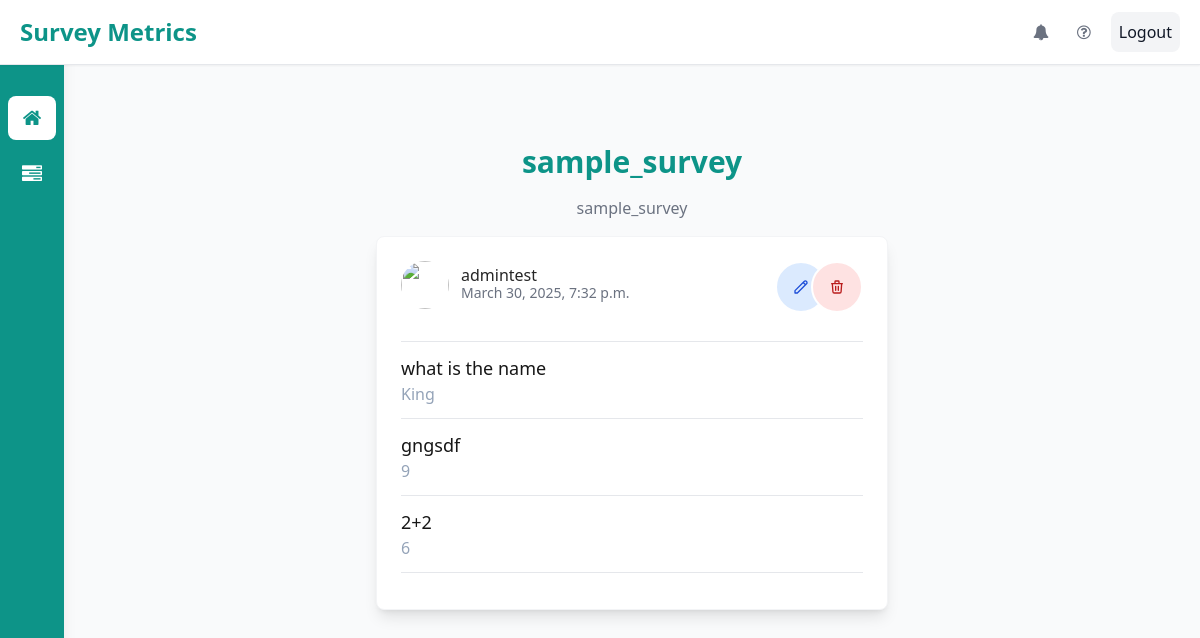
The page /detail/result/20/ (signed in) on the database its author committed.
### djf_surveys/models.py (models this page shows, shortened)
class BaseModel(models.Model):
    created_at = models.DateTimeField(auto_now_add=True)
    updated_at = models.DateTimeField(auto_now=True)
    class Meta:
        abstract = True

class Survey(BaseModel):
    name = models.CharField(_("name"), max_length=200)
    description = models.TextField(_("description"), default='')
    slug = models.SlugField(_("slug"), max_length=225, default='')
    valid_until = models.DateTimeField(_("valid until"), blank=True, null=True,
                                       help_text=_("Specify the expiration date for this survey."))
    editable = models.BooleanField(_("editable"), default=True,
                                   help_text=_("If False, user can't edit record."))
    deletable = models.BooleanField(_("deletable"), default=True,
                                    help_text=_("If False, user can't delete record."))
    duplicate_entry = models.BooleanField(_("mutiple submissions"), default=False,
                                          help_text=_("If True, user can resubmit."))
    private_response = models.BooleanField(_("private response"), default=False,
                                           help_text=_("If True, only admin and owner can access."))
    can_anonymous_user = models.BooleanField(_("anonymous submission"), default=False,
                                             help_text=_("If True, user without authentatication can submit."))
    notification_to = models.TextField(_("Notification To"), blank=True, null=True,
                                       help_text=_("Enter your email to be notified when the form is submitted"))
    success_page_content = models.TextField(
        _("Success Page Content"), blank=True, null=True,
        help_text=_("You can override success page content at here. Support HTML syntax")
    )
    start_date = models.DateTimeField(
        _("start date"), blank=True, null=True,
        help_text=_("Date and time when the survey becomes available. Leave blank for immediate availability.")
    )
    end_date = models.DateTimeField(
        _("end date"), blank=True, null=True,
        help_text=_("Date and time when the survey expires. Leave blank for no expiration.")
    )
    target_responses = models.PositiveIntegerField(
        _("target responses"),
        default=100,
        help_text=_("Target number of responses for this survey")
    )
    class Meta:
        verbose_name = _("survey")
        verbose_name_plural = _("surveys")

class UserAnswer(BaseModel):
    survey = models.ForeignKey(Survey, on_delete=models.CASCADE, verbose_name=_("survey"))
    user = models.ForeignKey(get_user_model(), blank=True, null=True, on_delete=models.CASCADE, verbose_name=_("user"))
    class Meta:
        verbose_name = _("user answer")
        verbose_name_plural = _("user answers")
        ordering = ["-updated_at"]
    def get_user_photo(self):
        default_photo = "https://cdn.pixabay.com/photo/2015/10/05/22/37/blank-profile-picture-973460_960_720.png"
        if app_settings.SURVEY_USER_PHOTO_PROFILE:
            try:
                return eval(app_settings.SURVEY_USER_PHOTO_PROFILE)
            except:
                return default_photo
        return default_photo

class Answer(BaseModel):
    question = models.ForeignKey(Question, related_name="answers", on_delete=models.CASCADE, verbose_name=_("question"))
    value = models.TextField(_("value"), help_text=_("The value of the answer given by the user."))
    user_answer = models.ForeignKey(UserAnswer, on_delete=models.CASCADE, verbose_name=_("user answer"))
    class Meta:
        verbose_name = _("answer")
        verbose_name_plural = _("answers")
        ordering = ["question__ordering"]
    @property
    def get_value(self):
        if self.question.type_field == TYPE_FIELD.rating:
            if not self.question.choices:  # use 5 as default for backward compatibility
                self.question.choices = 5
            return create_star(active_star=int(self.value) if self.value else 0, num_stars=int(self.question.choices))
        elif self.question.type_field == TYPE_FIELD.url:
            return mark_safe(f'<a href="{self.value}" target="_blank">{self.value}</a>')
        elif self.question.type_field == TYPE_FIELD.radio or self.question.type_field == TYPE_FIELD.select or \
                self.question.type_field == TYPE_FIELD.multi_select:
            return self.value.strip().replace("_", " ").capitalize()
        else:
            return self.value

class Question(BaseModel):
    TYPE_FIELD = [
        (TYPE_FIELD.text, _("Text")),
        (TYPE_FIELD.number, _("Number")),
        (TYPE_FIELD.radio, _("Radio")),
        (TYPE_FIELD.select, _("Select")),
        (TYPE_FIELD.multi_select, _("Multi Select")),
        (TYPE_FIELD.text_area, _("Text Area")),
        (TYPE_FIELD.url, _("URL")),
        (TYPE_FIELD.email, _("Email")),
        (TYPE_FIELD.date, _("Date")),
        (TYPE_FIELD.rating, _("Rating"))
    ]
    key = models.CharField(
        _("key"), max_length=225, unique=True, null=True, blank=True,
        help_text=_("Unique key for this question, fill in the blank if you want to use for automatic generation.")
    )
    survey = models.ForeignKey(Survey, related_name='questions', on_delete=models.CASCADE, verbose_name=_("survey"))
    label = models.CharField(_("label"), max_length=500, help_text=_("Enter your question in here."))
    type_field = models.PositiveSmallIntegerField(_("type of input field"), choices=TYPE_FIELD)
    choices = models.TextField(
        _("choices"),
        blank=True, null=True,
        help_text=_(
            "If type of field is radio, select, or multi select, fill in the options separated "
            "by commas. Ex: Male, Female.")
    )
    help_text = models.CharField(
        _("help text"),
        max_length=200, blank=True, null=True,
        help_text=_("You can add a help text in here.")
    )
    required = models.BooleanField(_("required"), default=True,
                                   help_text=_("If True, the user must provide an answer to this question."))
    ordering = models.PositiveIntegerField(_("choices"), default=0,
                                           help_text=_("Defines the question order within the surveys."))
    class Meta:
        verbose_name = _("question")
        verbose_name_plural = _("questions")
        ordering = ["ordering"]

### djf_surveys/views.py (the view)
# urls.py: path('detail/result/<int:pk>/', views.DetailResultSurveyView.as_view(), name='detail_result'),
@method_decorator(login_required, name='dispatch')
class DetailResultSurveyView(ContextTitleMixin, DetailView):
    title_page = _("Survey Result")
    template_name = "djf_surveys/detail_result.html"
    model = UserAnswer
    def get_context_data(self, **kwargs):
        context = super().get_context_data(**kwargs)
        context['object'] = self.get_object()
        context['on_detail'] = True
        return context
    def dispatch(self, request, *args, **kwargs):
        user_answer = self.get_object()
        if request.user.is_superuser or user_answer.user == request.user:
            return super().dispatch(request, *args, **kwargs)
        messages.warning(request, gettext("You don't have permission to access this page."))
        return redirect("djf_surveys:index")
    def get_title_page(self):
        return self.get_object().survey.name
    def get_sub_title_page(self):
        return self.get_object().survey.description

### djf_surveys/context_processors.py (called while the page is built)
def surveys_context(request):
    context = {
        'get_master_template': app_settings.SURVEY_MASTER_TEMPLATE,
        'chart_js_src': app_settings.CHART_JS_SRC,
        'get_type_field': get_type_field,
        'link_back_on_success_page': app_settings.SURVEY_LINK_BACK_ON_SUCCESS_PAGE
    }
    return context

### djf_surveys/mixin.py (called while the page is built)
    def get_context_data(self, **kwargs):
        if 'form' not in kwargs:
            kwargs['title'] = self.get_title_page()
            kwargs['title_page'] = self.get_title_page()
            kwargs['sub_title_page'] = self.get_sub_title_page()
        return super().get_context_data(**kwargs)

### djf_surveys/templates/djf_surveys/detail_result.html (shortened to what this page needs)
{% extends get_master_template %}
{% load djf_survey_tags static %}
{% block extra_css %}
    <link rel="stylesheet" href="{% static 'djf_surveys/te-starter/css/tw-elements.min.css' %}">
    <link rel="stylesheet" href="{% static 'djf_surveys/css/rating.css' %}"/>
{% endblock %}
{% block content %}
    <div class="max-w-screen-xl px-4 py-16 mx-auto sm:px-6 lg:px-8">
        <div class="max-w-lg mx-auto">
            <h1 class="text-2xl font-bold text-center text-teal-600 sm:text-3xl">{{ title_page }}</h1>
            <p class="max-w-md mx-auto mt-4 mb-4 text-center text-gray-500">
                {{ sub_title_page }}
            </p>
            {% include 'djf_surveys/components/card_list_answer.html' %}
        </div>
    </div>
{% endblock %}

### djf_surveys/templates/djf_surveys/components/card_list_answer.html (shortened to what this page needs)
<div class="swiper-slide">
    <blockquote class="p-6 border border-gray-100 rounded-lg shadow-lg bg-white">
        {% if object.user == user %}
            <div class="flex -space-x-4 hover:space-x-1 float-right">
                {% if object.survey.editable %}
                    <a href="{% url 'djf_surveys:edit' object.id %}" class="z-20 block p-4 text-blue-700 transition-all bg-blue-100 border-2 border-white rounded-full active:bg-blue-50 hover:scale-110 focus:outline-none focus:ring"
                            type="button">
                        {% include "djf_surveys/buttons/edit_button.html" %}
                    </a>
                {% endif %}
                {% if object.survey.deletable %}
                    <a class="button-delete z-30 block p-4 text-red-700 transition-all bg-red-100 border-2 border-white rounded-full hover:scale-110 focus:outline-none focus:ring active:bg-red-50"
                        data-te-toggle="modal"
                        data-te-target="#modalDelete"
                        data-mdb-object_name="your answer"
                        data-mdb-object_delete_url="{% url 'djf_surveys:delete' object.id %}">
                        {% include "djf_surveys/buttons/delete_button.html" %}
                    </a>
                {% endif %}
            </div>
        {% endif %}
        <cite class="flex items-center mb-8 not-italic">
            <img src="{{ object.get_user_photo }}" alt="" class="object-cover w-12 h-12 rounded-full"/>
            <p class="ml-3 leading-none">
                <span class="block font-medium"> {{ object.user }} </span>
                <span class="text-sm text-gray-500"> {{ object.created_at }} </span>
            </p>
        </cite>
        <hr class="mt-3 mb-3">
        {% for answer in object.answer_set.all %}
            <p class="text-lg text-neutral-900">{{ answer.question.label }}</p>
            <p class="text-slate-400 break-words">{{ answer.get_value }}</p>
            <hr class="mt-3 mb-3">
        {% endfor %}
    </blockquote>
</div>

### rows shown on the page
Survey: name "sample_survey", description "sample_survey"
UserAnswer: user "admintest", created_at "March 30, 2025, 7:32 p.m."
Answer: question.label "what is the name", get_value "King"
Answer: question.label "gngsdf", get_value "9"
Answer: question.label "2+2", get_value "6"
